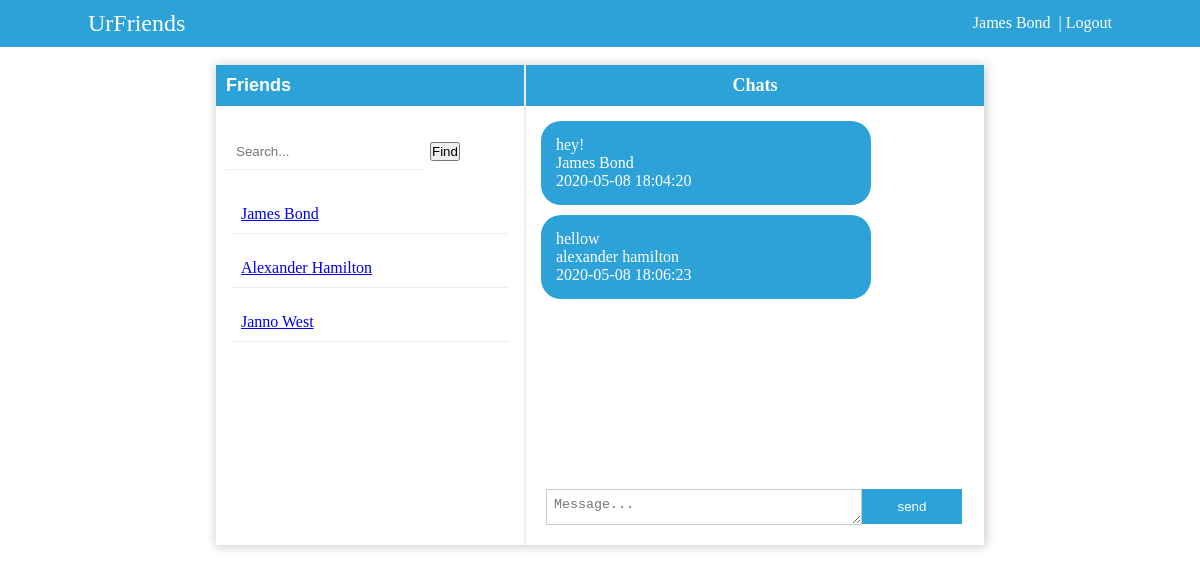
Page /index.php?contact_id=3 (signed in) on the committed database.
### tables this page shows
CREATE TABLE `tbl_users` (
  `user_id` int(11) NOT NULL,
  `fname` varchar(25) NOT NULL,
  `lname` varchar(25) NOT NULL,
  `username` varchar(30) NOT NULL,
  `password` varchar(250) NOT NULL
);

CREATE TABLE `tbl_chat` (
  `chat_id` int(11) NOT NULL,
  `message` varchar(5000) NOT NULL,
  `sender_id` int(20) NOT NULL,
  `reciever_id` int(20) NOT NULL,
  `sent_on` timestamp NOT NULL DEFAULT CURRENT_TIMESTAMP ON UPDATE CURRENT_TIMESTAMP
);

### includes/dbh.inc.php (called while the page is built, shortened)
<?php
class Database{
protected function db_connect(){
$this->db_host="localhost";
$this->db_username="root";
$this->db_password="";
$this->db_name="ChatApp_db";
    $this->connection = new mysqli($this->db_host,$this->db_username,$this->db_password,$this->db_name);
    return $this->connection;
}
}
?>

### includes/select.class.php (called while the page is built, shortened)
<?php
include_once 'dbh.inc.php';
class Select_class extends Database{
public function select_contacts(){
	$query="Select * from tbl_users";
	$result=mysqli_query($this->connection,$query);
	return $result;
}
public function select_details($current_user){
	$query="Select * from tbl_users where user_id ='".$current_user."'";
	$result=mysqli_query($this->connection,$query);
	return $result;
}
public function get_messages($contact_id,$current_user){
$query ="Select tbl_chat.message, tbl_chat.sent_on,tbl_users.user_id, tbl_users.fname, tbl_users.lname From tbl_users
CROSS JOIN tbl_chat ON  tbl_chat.reciever_id= '$contact_id' WHERE tbl_chat.sender_id= tbl_users.user_id AND tbl_chat.sender_id=tbl_users.user_id
";
$result =mysqli_query($this->connection,$query);
return $result;
}
}
?>

### index.php (the view, shortened to what this page needs)
<?php
include 'includes/select.class.php';
$conn_read_contacts = new Select_class();
$read_all_contacts = $conn_read_contacts->select_contacts();
$conn = new Select_class();
$current_user = $_SESSION['id'];
$read_login_user =$conn->select_details($current_user);
$fetch_data=mysqli_fetch_assoc($read_login_user);
$conn_getmessage = new Select_class();
$contact_id = $_GET['contact_id'];
$current_user = $_SESSION['id'];
$read_message = $conn_getmessage->get_messages($contact_id,$current_user);
?>
<!Doctype html>
<html>
<head>
<link rel="stylesheet" type="text/css" href="css/main.css"/>
</head>
<body>
<div class="page-container">
  <div class="top-header">
  <div class="container">
  <div class="top-content">
	<div class="logo">
		<label style="font-size:24px;">UrFriends</label>
	</div>
	<div class="user" style="text-align:right;">
  <?php
	echo ucfirst($fetch_data['fname'])." ".ucfirst($fetch_data['lname']);
 ?>
<a href='functions/logout.func.php?user_id=<?php echo $fetch_data['user_id'];?>' style="text-decoration:none;color:#ffffff;">&nbsp; | Logout</a>
	</div>
	</div>
</div>
 </div><br>
 <div class="container2">
    <div class="chatapp-wrapper">
      <div class="side-panel">
        <h2>Friends</h2><br>
		<div class="search-section">
		 <form method="Post" action="">
		  <input type="text" class="search_friends" name="search_contact" placeholder="Search...">
		  <input type="submit" name="search-btn" value="Find"/>
		</form>
		</div>
	   <?php
	      while($row=mysqli_fetch_assoc($read_all_contacts)){
		?>
	  <div class="contacts">
        	<a href="index.php?contact_id=<?php echo $row['user_id'];?>"><?php echo ucfirst($row['fname'])." ".ucfirst($row['lname']);?></a>
           </div>
	   	<?php
		}
		?>
      </div>
        <div class="chat-section">
         	<h3>Chats</h3>
			 <div class="chats_wrapper" style="overflow-y:auto;border:0px solid yellow;height:365px;padding:5px;">
				 <?php
				 while($fetch_message=mysqli_fetch_assoc($read_message)){
				 ?>
					 <div class="message" style="background:#2da2d8;color:white;width:300px;height:auto;margin:10px;border-radius:20px;padding:15px;">
					 <?php echo $fetch_message['message']."<br>";?>
					 <?php	echo $fetch_message['fname']." ".$fetch_message['lname']."<br>";?>
					 <?php echo $fetch_message['sent_on']."<br>";?>
				 </div>
				 <?php
				 }
				 ?>
				</div><br>
				<div class="type_sect" style="position:fixed;bottom:0;padding:20px;">
					<form method="post" action="functions/send_message.func.php?contact_id=<?php echo $_GET['contact_id'];?>">
						<textarea type="text" name="type-message" placeholder="Message..." style="padding:7px;width:300px;height:20px;overflow:auto;border:1px solid #ccc;float:left;"></textarea>
						<input type="submit" name="send-btn" value="send" style="border:none;background:#2da2d8;color:#ffffff;padding:10px;width:100px;"/>
					</form>
				</div>
    </div>
	</div>
</div>
</body>
</html>

### css/main.css (style rules this page uses)
* { margin:0; padding:0; }
body { font-family:calibri; font-size:16px; }
.container { border:px solid green; width:1024px; position:relative; top:0%; left:50%; transform: translate(-50%,0%); height:auto; padding:10px; }
h2 { font-family:calibri,sans-serif; color:#ffffff; padding:10px; background:#2da2d8; font-size:18px; }
h3 { text-align:center; padding:10px; background:#2da2d8; font-size:18px; color:#ffffff; }
.top-header { border:px solid yellow; background:#2da2d8; color:#ffffff; }
.top-content { display:flex; flex-wrap:wrap; }
.logo { border:px solid blue; flex:1 0 250px; width:250px; box-sizing:border; }
.user { flex:1 0 350px; width:250px; box-sizing:border; border:px solid red; line-height: 25px; }
.chatapp-wrapper { width:768px; position: relative;; top:0px; left:50%; transform: translate(-50%,0%); box-shadow:1px 1px 10px 1px #ccc; display:flex; padding:0px; flex-wrap:wrap; height:480px; }
.side-panel { flex:1 0 200px; height:auto; }
.search-section { padding:10px; }
.search_friends { padding:10px; border:none; border-bottom:1px solid #eee; width:180px; }
.chat-section { flex:1 0 350px; border-left:2px solid #eee; height:auto; }
.contacts { padding:10px; border-bottom:1px solid #eee; margin:15px; font-family:calibri; }

### rows in the picture
tbl_users: fname "James", lname "Bond", tbl_chat.message "hey!", tbl_chat.sent_on "2020-05-08 18:04:20"
tbl_users: fname "Alexander", lname "Hamilton", tbl_chat.message "hellow", fname "alexander", lname "hamilton", tbl_chat.sent_on "2020-05-08 18:06:23"
tbl_users: fname "Janno", lname "West"
